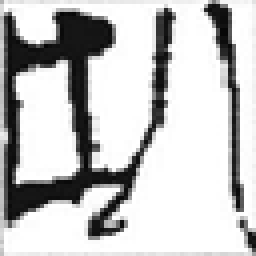
#> input picture images/ba.PNG, 64 x 64 px, found by its file name (shown 4 times larger)
$ python preprocessing_8-d.py   (older library calls are emulated)
#> lines starting #> are read from the running program, lines starting #| are printed output that depends on the picture
import numpy as np
import cv2
from matplotlib import pyplot as plt
from PIL import Image
import types


# convert to gray scale

#im = Image.open('ba.PNG')
#im = im.convert('L')
#im.save('gray.PNG')

# gradient
im = cv2.imread('.\\images\\ba.PNG', 0)
#> im is the input picture: shape (64, 64); min 4, max 255, mean 195.1
sobelx = cv2.Sobel(im, cv2.CV_64F, 0, 1, ksize=5)
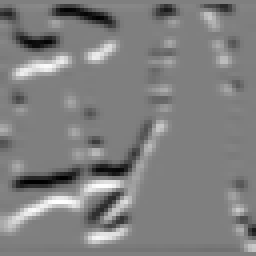
#> sobelx: shape (64, 64) float64 (shown 4 times larger); min -11450, max 11434, mean 19.9; drawn with min black and max white
sobely = cv2.Sobel(im, cv2.CV_64F, 1, 0, ksize=5)
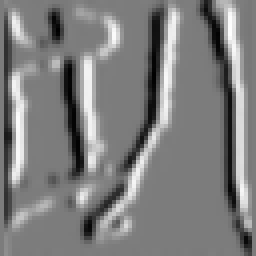
#> sobely: shape (64, 64) float64 (shown 4 times larger); min -11191, max 11701, mean 190.8; drawn with min black and max white
gradx = sobelx.ravel().transpose()
#> gradx = 4096 values, max 11434 at index 3214, min -11450 at index 2888, mean 19.88
grady = sobely.ravel().transpose()
#> grady = 4096 values, max 11701 at index 569, min -11191 at index 462, mean 190.8
a1 = np.abs(gradx-grady)/np.sqrt(gradx**2+grady**2)
a2 = np.sqrt(2)*np.minimum(gradx, grady)/np.sqrt(gradx**2+grady**2)

plt.subplot(2, 4, 1), plt.title('x')
plt.imshow(sobelx, cmap = 'gray'), plt.xticks([]), plt.yticks([])
plt.subplot(2, 4, 2), plt.title('y')
plt.imshow(sobely, cmap = 'gray'), plt.xticks([]), plt.yticks([])
plt.subplot(2, 4, 3), plt.title('a1')
plt.imshow(a1.reshape([64, 64]), cmap = 'gray'), plt.xticks([]), plt.yticks([])
plt.subplot(2, 4, 4), plt.title('a2')
plt.imshow(a2.reshape([64, 64]), cmap = 'gray'), plt.xticks([]), plt.yticks([])
# [4 lines of commented-out code are left out]
plt.show()
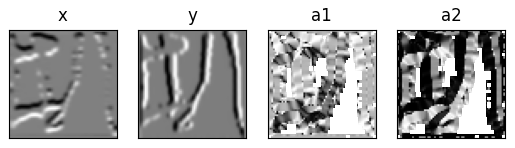
#> figure drawn by matplotlib, 4 panels
